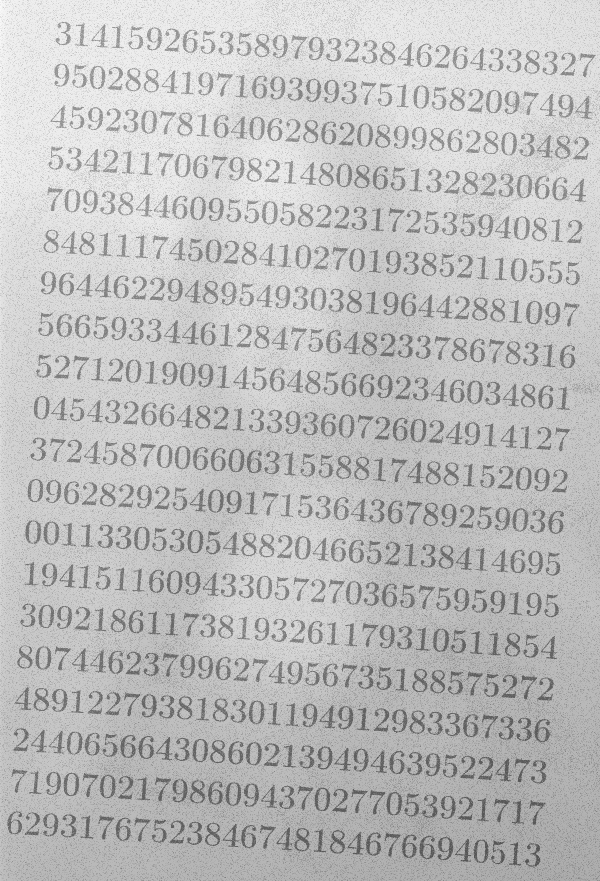
#> input picture images/morf_test.png, 600 x 881 px
$ python questao1.py
#> lines starting #> are read from the running program, lines starting #| are printed output that depends on the picture; after the words box and inside, x2 and y2 are one past the last pixel; in counts of white or black regions, pixels touching at a corner belong together
import cv2 as cv
import numpy as np

# Questao 1 item 1
image = cv.imread('images/morf_test.png')
#> image is the input picture: shape (881, 600, 3); min 85, max 251, mean 190.6
cv.imshow('Imagem Original', image)
# Binarizando a imagem com threshold de 170
val, thresh = cv.threshold(image, thresh=170, maxval=255, type=cv.THRESH_BINARY)
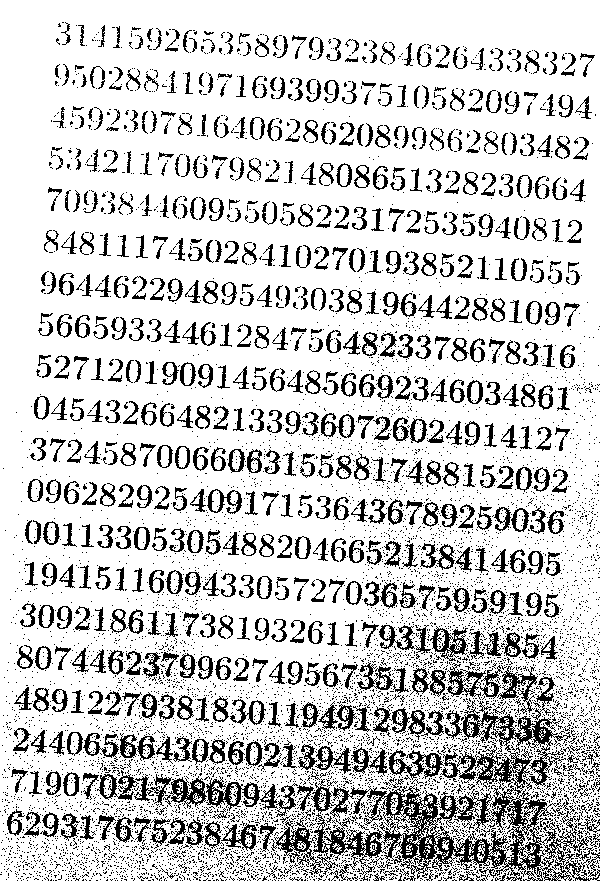
#> thresh: shape (881, 600, 3); 80.3% white; black in thin lines or dots
cv.imshow('Imagem Binarizada', thresh)
cv.waitKey()
cv.destroyAllWindows()

# Questao 1 item 2
# Algoritmo Bottom Hat
kernel = cv.getStructuringElement(cv.MORPH_RECT, (7,7))
close = cv.morphologyEx(image, cv.MORPH_CLOSE, kernel, iterations=5)
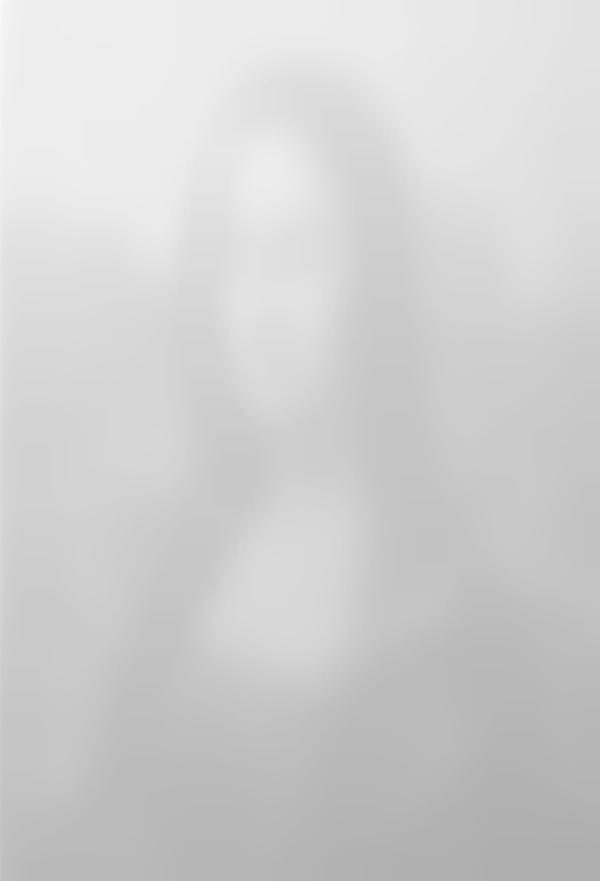
#> close: shape (881, 600, 3); min 174, max 251, mean 207.9
bottom_hat = cv.subtract(close, image)
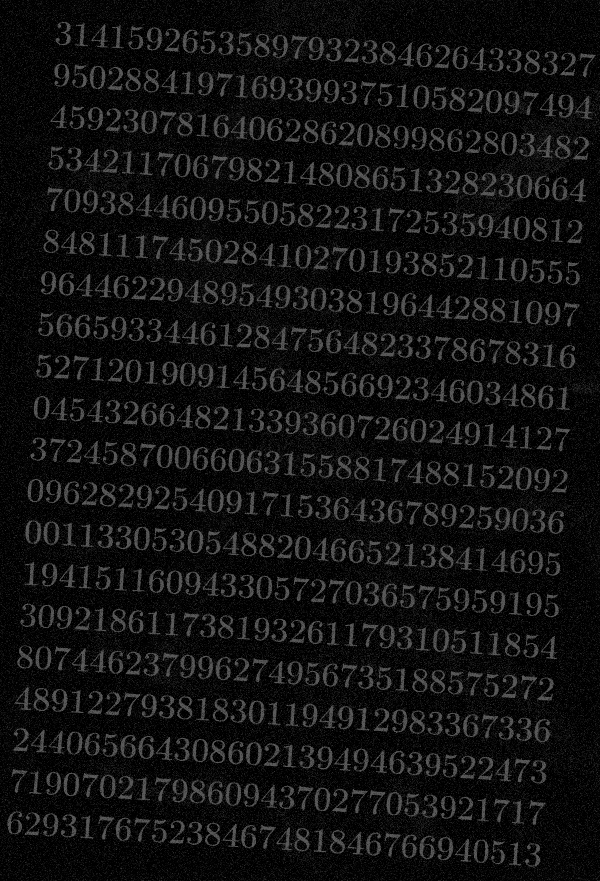
#> bottom_hat: shape (881, 600, 3); min 0, max 93, mean 17.3

cv.imshow('Operacao fechamento', close)
cv.imshow('Bottom hat', bottom_hat)
cv.waitKey()
cv.destroyAllWindows()

gray = cv.cvtColor(bottom_hat, cv.COLOR_BGR2GRAY)
val, binary = cv.threshold(gray, thresh=55, maxval=255, type = cv.THRESH_BINARY)
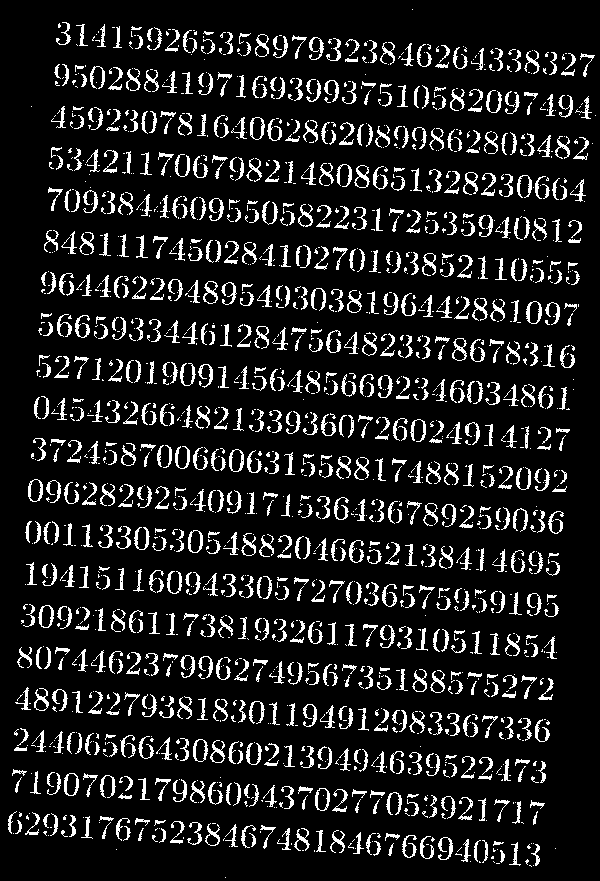
#> binary: shape (881, 600); 11.9% white in thin lines or dots
cv.imshow('Bottom hat binarizado', binary)
negative = 255-binary
#> negative: shape (881, 600); 88.1% white; black in thin lines or dots
# Invertendo para fundo branco letras pretas
cv.imshow('Fundo branco', negative)

# Realiza erosão para realçar letras prejudicadas
kernel2 = cv.getStructuringElement(cv.MORPH_CROSS, (3,3))
erode = cv.erode(negative, kernel2)
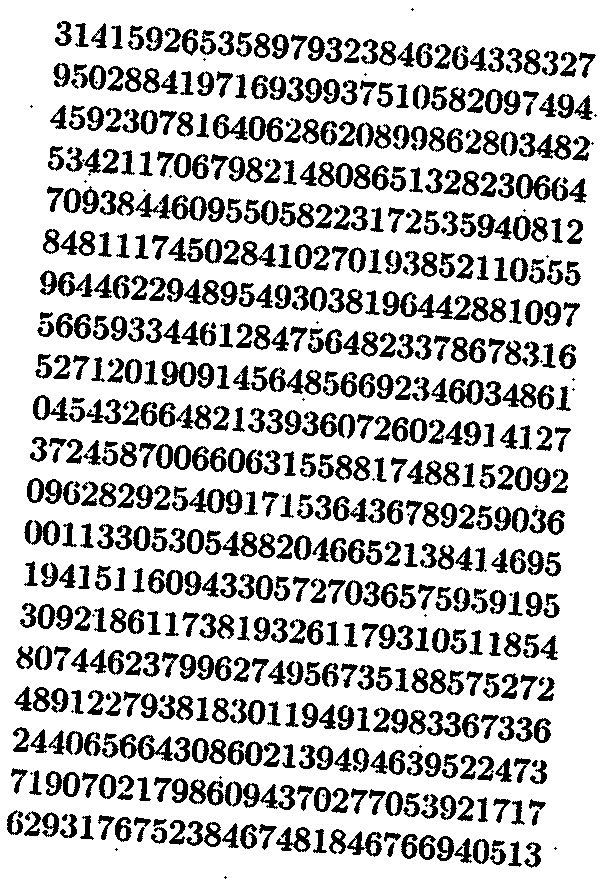
#> erode: shape (881, 600); 76.8% white; 659 black regions (36 under 20 px), largest, box (x1, y1, x2, y2) and area: (135, 193, 207, 221) 842, (400, 292, 471, 320) 825, (119, 734, 173, 761) 667
cv.imshow('Imagem final', erode)

cv.waitKey()
cv.destroyAllWindows()

$ run again, with images/img_cells.jpg saved as images/morf_test.png
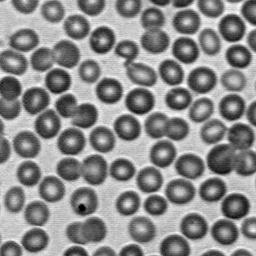
#> input picture images/img_cells.jpg, 256 x 256 px
#> image is the input picture: shape (256, 256, 3); min 0, max 255, mean 138.6
#> `val, thresh = cv.threshold(image, thresh=170, maxval=255, type=cv.THRE..`:
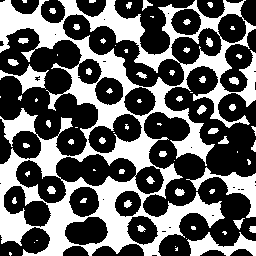
#> thresh: shape (256, 256, 3); 38.6% white; 74 white regions (29 under 20 px), largest, box (x1, y1, x2, y2) and area: (0, 0, 256, 256) 21275, (186, 167, 256, 218) 934, (187, 232, 256, 256) 794
#> binary: shape (256, 256); 62.5% white; 81 black regions (34 under 20 px), largest, box (x1, y1, x2, y2) and area: (0, 77, 256, 256) 11307, (0, 0, 243, 138) 7104, (177, 35, 256, 127) 1845
#> `erode = cv.erode(negative, kernel2)`:
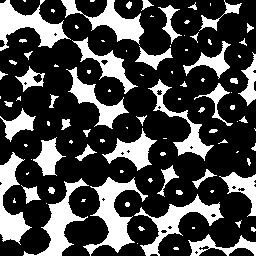
#> erode: shape (256, 256); 28.5% white; 100 white regions (47 under 20 px), largest, box (x1, y1, x2, y2) and area: (83, 177, 148, 256) 1696, (0, 0, 71, 51) 1487, (23, 178, 89, 256) 1386
